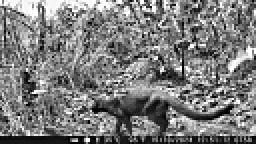
#> input picture test_videos/frames_wildlife/frame_000.png, 128 x 72 px (shown 2 times larger)
$ python generate_waveform_timeline.py
#> lines starting #> are read from the running program, lines starting #| are printed output that depends on the picture; after the words box and inside, x2 and y2 are one past the last pixel; in counts of white or black regions, pixels touching at a corner belong together
#!/usr/bin/env python3
"""
Generate a visual correlation guide between Vivado Simulation Waveforms
and the actual Real Camera-Trap Video Frames.
"""

import os
import cv2
import numpy as np
import matplotlib.pyplot as plt
import matplotlib.patches as patches

def main():
    root_dir = os.path.dirname(os.path.dirname(os.path.abspath(__file__)))
    frames_dir = os.path.join(root_dir, "test_videos", "frames_wildlife")
    output_dir = os.path.join(root_dir, "test_results")
    os.makedirs(output_dir, exist_ok=True)
    out_path = os.path.join(output_dir, "waveform_timeline_guide.png")

    frames_data = [
        {
            "idx": 0,
            "tag": "REAL_F00_REFERENCE",
            "time_start": 2.23,
            "time_end": 2.60,
            "motion_alert": 0,
            "animal_alert": 0,
            "verdict": "NEGATIVE: Reference Baseline",
            "bbox": None,
            "color": "#6c757d",
            "desc": "Initial background frame loaded into BRAM.\nNo motion difference exists yet."
        },
        {
            "idx": 1,
            "tag": "REAL_F01_ANIMAL_ENTER",
            "time_start": 2.60,
            "time_end": 2.97,
            "motion_alert": 1,
            "animal_alert": 1,
            "verdict": "POSITIVE: ANIMAL DETECTED",
            "bbox": [46, 45, 116, 66],
            "centroid": (77, 54),
            "pixels": 183,
            "color": "#28a745",
            "desc": "Wild animal enters from right.\nBBox: W=71, H=22, Centroid=(77,54)"
        },
        {
            "idx": 2,
            "tag": "REAL_F02_ANIMAL_ADVANCE",
            "time_start": 2.97,
            "time_end": 3.34,
            "motion_alert": 1,
            "animal_alert": 1,
            "verdict": "POSITIVE: ANIMAL DETECTED",
            "bbox": [47, 44, 115, 70],
            "centroid": (80, 54),
            "pixels": 236,
            "color": "#28a745",
            "desc": "Animal strides forward.\nBBox: W=69, H=27, Centroid=(80,54)"
        },
        {
            "idx": 3,
            "tag": "REAL_F03_SOBEL_FUSION",
            "time_start": 3.34,
            "time_end": 3.71,
            "motion_alert": 1,
            "animal_alert": 0,
            "verdict": "NEGATIVE: Edge Fusion Mode",
            "bbox": [2, 22, 113, 67],
            "centroid": (79, 54),
            "pixels": 273,
            "color": "#17a2b8",
            "desc": "Testing Fusion Mode 01 (Sobel AND Motion).\nInternal edge diagnostic verification."
        },
        {
            "idx": 4,
            "tag": "REAL_F04_EDGE_OR_MOTION",
            "time_start": 3.71,
            "time_end": 4.09,
            "motion_alert": 1,
            "animal_alert": 0,
            "verdict": "NEGATIVE: Background Edges Rej.",
            "bbox": [0, 0, 127, 71],
            "centroid": (63, 34),
            "pixels": 8874,
            "color": "#fd7e14",
            "desc": "Testing Fusion Mode 10 (Dual-Path OR).\nCorrectly rejected: Full static edges."
        },
        {
            "idx": 5,
            "tag": "REAL_F05_ANIMAL_LOCALIZE",
            "time_start": 4.09,
            "time_end": 4.46,
            "motion_alert": 1,
            "animal_alert": 1,
            "verdict": "POSITIVE: ANIMAL DETECTED",
            "bbox": [49, 11, 110, 67],
            "centroid": (74, 54),
            "pixels": 285,
            "color": "#28a745",
            "desc": "Animal body tracked across field.\nBBox: W=62, H=57, Centroid=(74,54)"
        }
    ]

    # Create figure with 2 sections: Frame cards on top, Waveform traces on bottom
    fig = plt.figure(figsize=(19, 11), dpi=150, facecolor='#0f141c')
    gs = fig.add_gridspec(2, 6, height_ratios=[1.7, 1.0], hspace=0.35, wspace=0.25,
                           left=0.04, right=0.96, top=0.92, bottom=0.08)

    # 1. Title Banner
    fig.text(0.5, 0.965, "FPGA WILD ANIMAL DETECTION — SIMULATION WAVEFORM & IMAGE CORRELATION GUIDE",
             fontsize=16, fontweight='bold', color='white', ha='center', va='center')
    fig.text(0.5, 0.94, "Correlates Vivado Behavioral Simulation Timestamps with Real Camera-Trap Video Frames (Artix-7 Basys 3)",
             fontsize=10.5, color='#a0aec0', ha='center', va='center')

    # Top row: Frame Cards
    for i, fdata in enumerate(frames_data):
        ax = fig.add_subplot(gs[0, i])
        ax.set_facecolor('#1a202c')

        # Load image
        img_file = os.path.join(frames_dir, f"frame_{fdata['idx']:03d}.png")
        if os.path.exists(img_file):
            img = cv2.imread(img_file)
#> img is the input picture: shape (72, 128, 3); min 0, max 255, mean 124.5
            img = cv2.cvtColor(img, cv2.COLOR_BGR2RGB)

            # Overlay BBox if animal
            if fdata["bbox"] is not None:
                x1, y1, x2, y2 = fdata["bbox"]
                cv2.rectangle(img, (x1, y1), (x2, y2), (255, 40, 40), 1)
                cx, cy = fdata["centroid"]
                cv2.drawMarker(img, (cx, cy), (0, 255, 0), cv2.MARKER_CROSS, 6, 1)
            ax.imshow(img)
        else:
            ax.text(0.5, 0.5, f"Frame {fdata['idx']}\n(Not found)", ha='center', va='center', color='white')

        ax.set_xticks([])
        ax.set_yticks([])

        # Border color based on alert
        for spine in ax.spines.values():
            spine.set_edgecolor(fdata["color"])
            spine.set_linewidth(3.0 if fdata["animal_alert"] else 1.5)

        # Title and verdict above/below card
        badge_text = "POSITIVE ALERT" if fdata["animal_alert"] else "NEGATIVE"
        ax.set_title(f"Frame #{fdata['idx']}\n[{fdata['time_start']:.2f} ms – {fdata['time_end']:.2f} ms]",
                     color='white', fontsize=10, fontweight='bold', pad=8)

        # Bottom label box
        status_bg = '#14532d' if fdata["animal_alert"] else '#374151'
        status_border = fdata['color']
        ax.text(0.5, -0.15, badge_text, transform=ax.transAxes,
                ha='center', va='top', fontsize=9.5, fontweight='bold', color='white',
                bbox=dict(boxstyle='round,pad=0.4', facecolor=status_bg, edgecolor=status_border, linewidth=1.5))

        ax.text(0.5, -0.32, fdata['desc'], transform=ax.transAxes,
                ha='center', va='top', fontsize=7.5, color='#cbd5e1')
#> pass 2 of the loop in main, `for i, fdata in enumerate(frames_data):`:
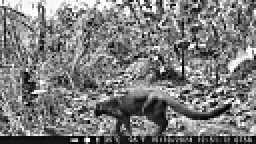
#> input picture test_videos/frames_wildlife/frame_001.png, 128 x 72 px (shown 2 times larger)
#> in main, img is the input picture: shape (72, 128, 3); min 0, max 255, mean 124.4
#> in main, `cv2.rectangle(img, (x1, y1), (x2, y2), (255, 40, 40), 1)`:
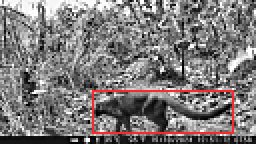
#> img: shape (72, 128, 3) (shown 2 times larger); 1.97% of pixels changed, all inside (x1, y1, x2, y2) = (46, 45, 117, 67)
#> pass 3 of the loop in main, `for i, fdata in enumerate(frames_data):`:
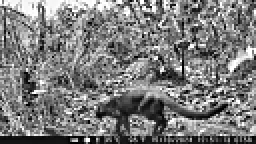
#> input picture test_videos/frames_wildlife/frame_002.png, 128 x 72 px (shown 2 times larger)
#> in main, img is the input picture: shape (72, 128, 3); min 0, max 255, mean 124.4
#> in main, `cv2.rectangle(img, (x1, y1), (x2, y2), (255, 40, 40), 1)`:
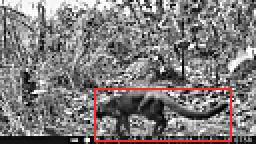
#> img: shape (72, 128, 3) (shown 2 times larger); 2.04% of pixels changed, all inside (x1, y1, x2, y2) = (47, 44, 116, 71)
#> the loop made 6 passes; the first 3 are shown

    # Bottom Row: Aligned Waveform Timing Diagram (spans all 6 columns)
    ax_wave = fig.add_subplot(gs[1, :])
    ax_wave.set_facecolor('#131a26')
    ax_wave.grid(True, which='both', color='#2d3748', linestyle='--', linewidth=0.7)

    # Time bounds (2.0 ms to 4.6 ms)
    t_min, t_max = 2.1, 4.6
    ax_wave.set_xlim(t_min, t_max)
    ax_wave.set_ylim(-0.5, 4.8)

    # Draw vertical separator bands for each frame
    for fdata in frames_data:
        t1, t2 = fdata["time_start"], fdata["time_end"]
        fill_color = '#1b3a27' if fdata["animal_alert"] else '#1e2430'
        ax_wave.axvspan(t1, t2, color=fill_color, alpha=0.35)
        ax_wave.axvline(t1, color='#4a5568', linestyle=':', linewidth=1.0)
        # Frame label at top
        ax_wave.text((t1 + t2)/2, 4.4, f"Frame {fdata['idx']}\n({t1:.2f}-{t2:.2f}ms)",
                     ha='center', va='center', color='#93c5fd', fontsize=8.5, fontweight='bold')

    ax_wave.axvline(frames_data[-1]["time_end"], color='#4a5568', linestyle=':', linewidth=1.0)

    # Digital Traces
    time_pts = np.linspace(t_min, t_max, 2500)

    # Trace 1: animal_alert
    y_animal = np.zeros_like(time_pts)
    for fdata in frames_data:
        if fdata["animal_alert"]:
            # Goes high after processing (~halfway through frame window)
            t_assert = fdata["time_start"] + 0.18
            t_deassert = fdata["time_end"]
            mask = (time_pts >= t_assert) & (time_pts <= t_deassert)
            y_animal[mask] = 1.0

    # Trace 2: motion_alert
    y_motion = np.zeros_like(time_pts)
    for fdata in frames_data:
        if fdata["motion_alert"]:
            t_assert = fdata["time_start"] + 0.18
            t_deassert = fdata["time_end"]
            mask = (time_pts >= t_assert) & (time_pts <= t_deassert)
            y_motion[mask] = 1.0

    # Trace 3: process_busy
    y_busy = np.zeros_like(time_pts)
    for fdata in frames_data:
        t_load = fdata["time_start"] + 0.18
        t_done = fdata["time_end"] - 0.01
        mask = (time_pts >= t_load) & (time_pts <= t_done)
        y_busy[mask] = 1.0

    # Trace 4: positive_pulse (highlights verified animal)
    y_pulse = np.zeros_like(time_pts)
    for fdata in frames_data:
        if fdata["animal_alert"]:
            t_assert = fdata["time_start"] + 0.18
            t_deassert = fdata["time_end"]
            mask = (time_pts >= t_assert) & (time_pts <= t_deassert)
            y_pulse[mask] = 1.0

    # Plot Traces
    ax_wave.step(time_pts, y_pulse * 0.7 + 3.0, color='#facc15', where='post', linewidth=2.0, label='tb_positive_alert')
    ax_wave.step(time_pts, y_animal * 0.7 + 2.0, color='#22c55e', where='post', linewidth=2.2, label='animal_alert')
    ax_wave.step(time_pts, y_motion * 0.7 + 1.0, color='#ef4444', where='post', linewidth=1.8, label='motion_alert')
    ax_wave.step(time_pts, y_busy * 0.7 + 0.0, color='#e2e8f0', where='post', linewidth=1.2, label='process_busy')

    # Y-axis labels
    ax_wave.set_yticks([0.35, 1.35, 2.35, 3.35])
    ax_wave.set_yticklabels([
        'process_busy',
        'motion_alert',
        'animal_alert  [TARGET]',
        'tb_positive_alert'
    ], color='white', fontsize=10, fontweight='bold')

    ax_wave.set_xlabel("Simulation Time (Milliseconds) — Zoom to [2.2 ms .. 4.5 ms] in Vivado Waveform",
                       color='white', fontsize=11, fontweight='bold', labelpad=8)
    ax_wave.tick_params(axis='x', colors='white', labelsize=10)

    # Highlight Positive Zones
    for fdata in frames_data:
        if fdata["animal_alert"]:
            t1, t2 = fdata["time_start"] + 0.18, fdata["time_end"]
            ax_wave.text((t1+t2)/2, 2.35, "POSITIVE ALERT = 1", ha='center', va='center',
                         color='#14532d', fontsize=8.5, fontweight='bold',
                         bbox=dict(boxstyle='square,pad=0.2', facecolor='#86efac', edgecolor='#22c55e'))

    # Legend
    legend = ax_wave.legend(loc='lower left', ncol=4, framealpha=0.8,
                            facecolor='#1e293b', edgecolor='#475569', labelcolor='white', fontsize=9)

    plt.savefig(out_path, dpi=150, facecolor=fig.get_facecolor(), bbox_inches='tight')
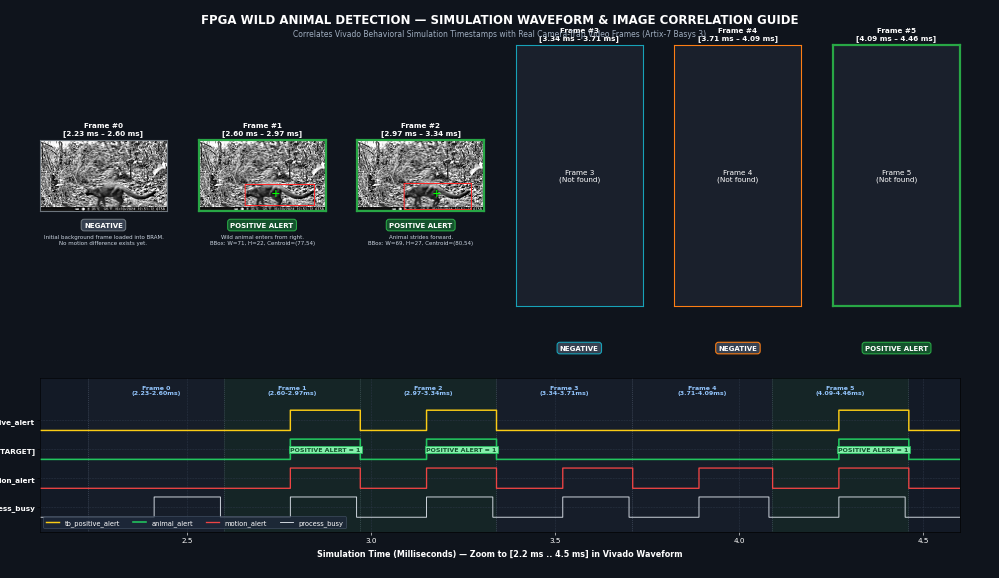
#> figure drawn by matplotlib, 4 panels
    plt.close()
    print(f"[SUCCESS] Waveform timeline guide generated at: {out_path}")

if __name__ == "__main__":
    main()
